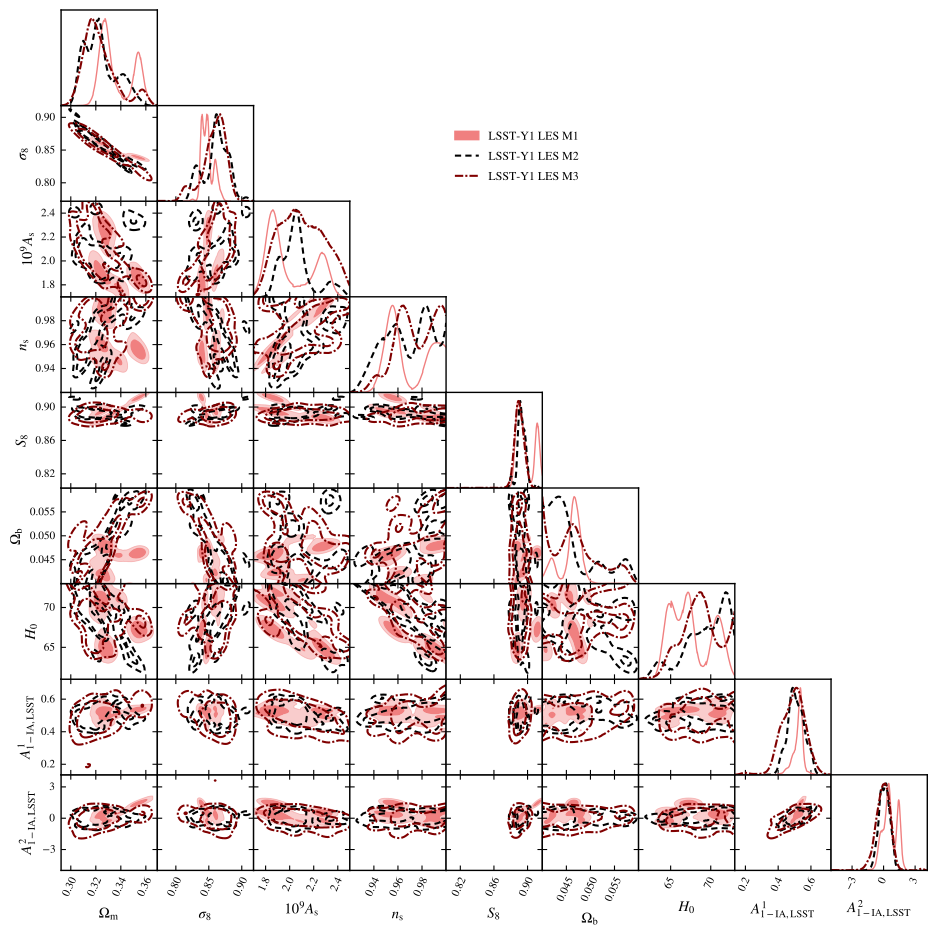

The Python source for this figure:
import getdist.plots as gplot
from getdist import MCSamples
from getdist import loadMCSamples
import os
import matplotlib
import subprocess
import matplotlib.pyplot as plt
import numpy as np

# GENERAL PLOT OPTIONS
matplotlib.rcParams['mathtext.fontset'] = 'stix'
matplotlib.rcParams['font.family'] = 'STIXGeneral'
matplotlib.rcParams['mathtext.rm'] = 'Bitstream Vera Sans'
matplotlib.rcParams['mathtext.it'] = 'Bitstream Vera Sans:italic'
matplotlib.rcParams['mathtext.bf'] = 'Bitstream Vera Sans:bold'
matplotlib.rcParams['xtick.bottom'] = True
matplotlib.rcParams['xtick.top'] = False
matplotlib.rcParams['ytick.right'] = False
matplotlib.rcParams['axes.edgecolor'] = 'black'
matplotlib.rcParams['axes.linewidth'] = '1.0'
matplotlib.rcParams['axes.labelsize'] = 'medium'
matplotlib.rcParams['axes.grid'] = True
matplotlib.rcParams['grid.linewidth'] = '0.0'
matplotlib.rcParams['grid.alpha'] = '0.18'
matplotlib.rcParams['grid.color'] = 'lightgray'
matplotlib.rcParams['legend.labelspacing'] = 0.77
matplotlib.rcParams['savefig.bbox'] = 'tight'
matplotlib.rcParams['savefig.format'] = 'pdf'

parameter = [u'omegam',u'sigma8', u'As_1e9', u'ns', u'SS8', u'omegab', u'H0', u'LSST_A1_1', u'LSST_A1_2']
chaindir=r'.'

analysissettings={'smooth_scale_1D':0.35,'smooth_scale_2D':0.35,'ignore_rows': u'0.5',
'range_confidence' : u'0.005'}

analysissettings2={'smooth_scale_1D':0.35,'smooth_scale_2D':0.35,'ignore_rows': u'0.0',
'range_confidence' : u'0.005'}

root_chains = (
  '../chains/EXAMPLE_MCMC1',
  '../chains/EXAMPLE_MCMC2',
  '../chains/EXAMPLE_MCMC3',
)


# --------------------------------------------------------------------------------
samples=loadMCSamples('./' + root_chains[0],settings=analysissettings)
p = samples.getParams()
samples.addDerived(p.omegam*p.H0/100.,name='gamma',label='{\\Omega_m h}')
samples.addDerived(p.s8omegamp5/0.5477225575,name='SS8',label='{S_8}')
samples.saveAsText('.VM_P6_TMP1')
# --------------------------------------------------------------------------------
samples=loadMCSamples('./' + root_chains[1],settings=analysissettings)
p = samples.getParams()
samples.addDerived(p.omegam*p.H0/100.,name='gamma',label='{\\Omega_m h}')
samples.addDerived(p.s8omegamp5/0.5477225575,name='SS8',label='{S_8}')
samples.saveAsText('.VM_P6_TMP2')
# --------------------------------------------------------------------------------
samples=loadMCSamples('./' + root_chains[2],settings=analysissettings2)
p = samples.getParams()
samples.addDerived(p.omegam*p.H0/100.,name='gamma',label='{\\Omega_m h}')
samples.addDerived(p.s8omegamp5/0.5477225575,name='SS8',label='{S_8}')
samples.saveAsText('.VM_P6_TMP3')
# --------------------------------------------------------------------------------

#GET DIST PLOT SETUP
g=gplot.getSubplotPlotter(chain_dir=chaindir,analysis_settings=analysissettings2,width_inch=9.5)
g.settings.axis_tick_x_rotation=65
g.settings.lw_contour = 1.2
g.settings.legend_rect_border = False
g.settings.figure_legend_frame = False
g.settings.axes_fontsize = 13.0
g.settings.legend_fontsize = 13.5
g.settings.alpha_filled_add = 0.85
g.settings.lab_fontsize=15.5
g.legend_labels=False

param_3d = None
g.triangle_plot(['.VM_P6_TMP1','.VM_P6_TMP2','.VM_P6_TMP3'],
parameter,
plot_3d_with_param=param_3d,line_args=[
{'lw': 1.2,'ls': 'solid', 'color':'lightcoral'},
{'lw': 1.2,'ls': '--', 'color':'black'},
{'lw': 1.6,'ls': '-.', 'color': 'maroon'},
{'lw': 1.6,'ls': 'solid', 'color': 'indigo'},
],
contour_colors=['lightcoral','black','maroon','indigo'],
contour_ls=['solid','--','-.'], 
contour_lws=[1.0,1.5,1.5,1.0],
filled=[True,False,False,True],
shaded=False,
legend_labels=[
'LSST-Y1 LES M1',
'LSST-Y1 LES M2',
'LSST-Y1 LES M3',
],
legend_loc=(0.48, 0.80))

g.export()
